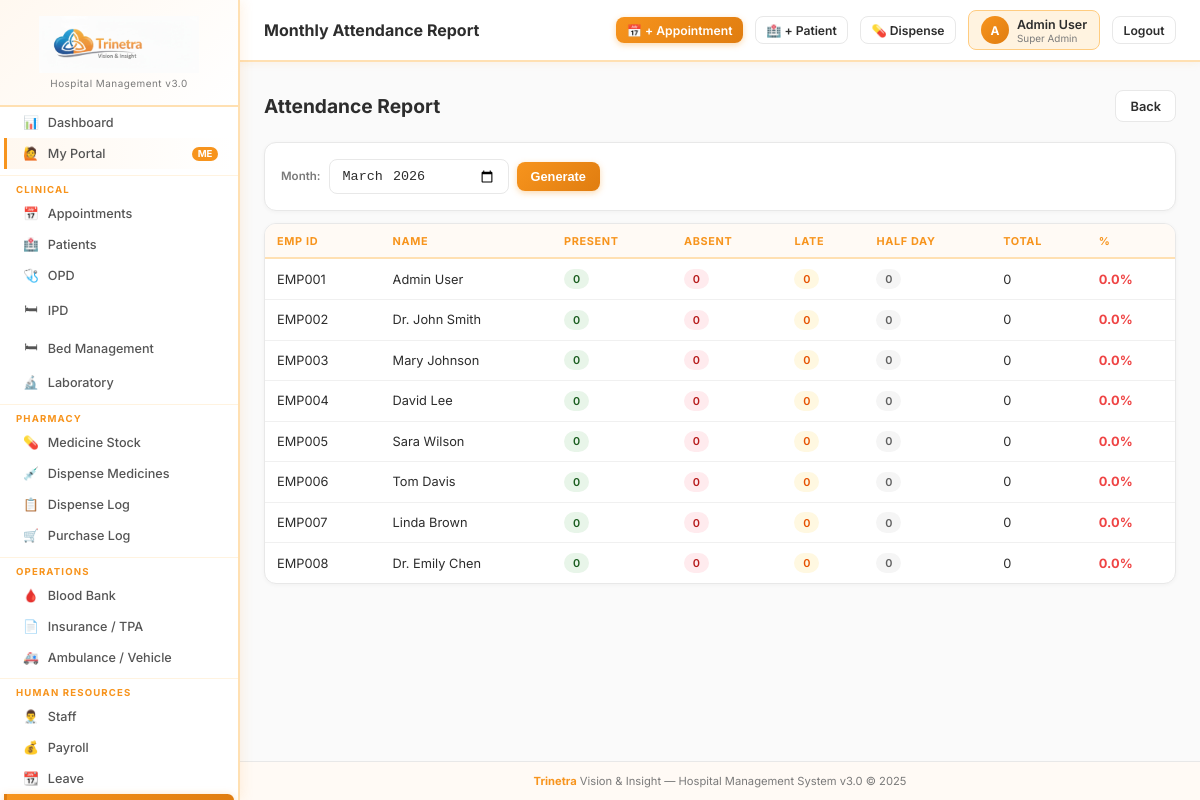
The app's page /hr/attendance/report (signed in) with its own data.
### tables this page shows
CREATE TABLE staff (
    id INTEGER PRIMARY KEY AUTOINCREMENT, employee_id TEXT UNIQUE,
    name TEXT NOT NULL, surname TEXT DEFAULT '', email TEXT UNIQUE,
    password TEXT DEFAULT '', phone TEXT DEFAULT '', mobileno TEXT DEFAULT '',
    gender TEXT DEFAULT '', dob TEXT DEFAULT '', blood_group TEXT DEFAULT '',
    date_of_joining TEXT DEFAULT '', address TEXT DEFAULT '',
    department INTEGER DEFAULT 0, designation INTEGER DEFAULT 0,
    qualification TEXT DEFAULT '', experience TEXT DEFAULT '',
    basic_salary REAL DEFAULT 0, bank_name TEXT DEFAULT '',
    bank_account TEXT DEFAULT '', emergency_contact TEXT DEFAULT '',
    note TEXT DEFAULT '', is_active INTEGER DEFAULT 1,
    created_at TEXT DEFAULT CURRENT_TIMESTAMP,
    FOREIGN KEY (department) REFERENCES department(id)
);

### app.py (the view)
@app.route('/hr/attendance/report')
@perm_required('hr_attendance','view')
def hr_attendance_report():
    month = request.args.get('month', date.today().strftime('%Y-%m'))
    rows = qdb("""SELECT staff.id,staff.employee_id,staff.name,staff.surname,
        SUM(CASE WHEN attendance.status='present' THEN 1 ELSE 0 END) as present_days,
        SUM(CASE WHEN attendance.status='absent' THEN 1 ELSE 0 END) as absent_days,
        SUM(CASE WHEN attendance.status='late' THEN 1 ELSE 0 END) as late_days,
        SUM(CASE WHEN attendance.status='half_day' THEN 1 ELSE 0 END) as half_days,
        COUNT(attendance.id) as total_marked
        FROM staff LEFT JOIN attendance ON attendance.staff_id=staff.id AND strftime('%Y-%m',attendance.date)=?
        WHERE staff.is_active=1 GROUP BY staff.id ORDER BY staff.employee_id""", (month,))
    return render_template('hr/attendance_report.html', records=rows, month=month)

### app.py (called while the page is built)
def get_db():
    db = getattr(g, '_database', None)
    if db is None:
        db = g._database = sqlite3.connect(DATABASE)
        db.row_factory = sqlite3.Row
        db.execute("PRAGMA foreign_keys = ON")
    return db

@app.teardown_appcontext
def close_connection(exception):
    db = getattr(g, '_database', None)
    if db is not None: db.close()

def qdb(query, args=(), one=False):
    cur = get_db().execute(query, args)
    rv = cur.fetchall()
    return (rv[0] if rv else None) if one else rv

def get_user(): return session.get('hospitaladmin', {})

def get_user_permissions():
    user = get_user()
    if not user: return {}
    if user.get('roles') == 'Super Admin':
        return {m: {'view':True,'add':True,'edit':True,'delete':True} for m in ALL_MODULES}
    role_id = user.get('role_id', 0)
    rows = qdb("SELECT module,can_view,can_add,can_edit,can_delete FROM role_permissions WHERE role_id=?", (role_id,))
    return {r['module']: {'view':bool(r['can_view']),'add':bool(r['can_add']),'edit':bool(r['can_edit']),'delete':bool(r['can_delete'])} for r in rows}

def perm_required(module, action='view'):
    def decorator(f):
        @wraps(f)
        def decorated(*args, **kwargs):
            if 'hospitaladmin' not in session:
                return redirect(url_for('login'))
            user = get_user()
            if user.get('roles') == 'Super Admin':
                return f(*args, **kwargs)
            perms = get_user_permissions()
            if not perms.get(module, {}).get(action):
                flash(f'Access denied: {action} permission required for {module}.', 'danger')
                return redirect(url_for('dashboard'))
            return f(*args, **kwargs)
        return decorated
    return decorator

@app.context_processor
def inject_globals():
    user = get_user()
    perms = get_user_permissions() if user else {}
    settings = {}
    if user:
        try:
            rows = qdb("SELECT name,value FROM sch_settings")
            settings = {r['name']: r['value'] for r in rows}
        except: pass
    return dict(current_user=type('U', (), user)() if user else None,
                user_perms=perms, settings=settings,
                ALL_MODULES=ALL_MODULES)

### templates/hr/attendance_report.html (shortened to what this page needs)
{% extends 'base.html' %}
{% block page_title %}Monthly Attendance Report{% endblock %}
{% block content %}
<div class="page-header"><div><h1>Attendance Report</h1></div><a href="{{ url_for('hr_attendance') }}" class="btn btn-secondary">Back</a></div>
<div class="card mb-3"><div class="card-body">
  <form method="GET" class="flex gap-2 items-center">
    <label class="form-label" style="margin:0;">Month:</label>
    <input type="month" name="month" class="form-control" value="{{ month }}" style="width:180px;">
    <button type="submit" class="btn btn-primary">Generate</button>
  </form>
</div></div>
<div class="card"><div class="card-body p-0"><div class="table-wrap"><table>
<thead><tr><th>Emp ID</th><th>Name</th><th>Present</th><th>Absent</th><th>Late</th><th>Half Day</th><th>Total</th><th>%</th></tr></thead>
<tbody>{% for r in records %}
{% set pct = (r.present_days/r.total_marked*100) if r.total_marked > 0 else 0 %}
<tr>
  <td>{{ r.employee_id }}</td><td>{{ r.name }} {{ r.surname }}</td>
  <td><span class="badge badge-success">{{ r.present_days }}</span></td>
  <td><span class="badge badge-danger">{{ r.absent_days }}</span></td>
  <td><span class="badge badge-warning">{{ r.late_days }}</span></td>
  <td><span class="badge badge-secondary">{{ r.half_days }}</span></td>
  <td>{{ r.total_marked }}</td>
  <td style="font-weight:700;color:{% if pct>=90 %}#10b981{% elif pct>=70 %}#f59e0b{% else %}#ef4444{% endif %}">{{ "%.1f"|format(pct) }}%</td>
</tr>{% else %}<tr><td colspan="8" class="text-center text-muted" style="padding:2rem">No attendance data for {{ month }}.</td></tr>{% endfor %}</tbody>
</table></div></div></div>
{% endblock %}

### templates/base.html (style rules this page uses)
:root { --brand-orange:#F7941D; --brand-orange-dark:#e07d10; --brand-orange-light:#FFF3E0; --brand-blue:#1565C0; --sidebar:#ffffff; --sidebar-border:#ffe0b2; --sidebar-hover:#fff8f0; --sidebar-active-bg:#F7941D; --sidebar-active-text:#ffffff; --topbar:#ffffff; --bg:#fafafa; --card:#ffffff; --border:#e8e8e8; --text:#2d2d2d; --muted:#7a7a7a; --primary:#F7941D; --primary-dark:#e07d10; --success:#2e7d32; --danger:#c62828; --warning:#e65100; --info:#0277bd; --purple:#6a1b9a; }
* { margin:0;padding:0;box-sizing:border-box; }
html,body { height:100%; }
body { font-family:'Inter',system-ui,sans-serif; background:var(--bg); color:var(--text); display:flex; min-height:100vh; overflow-x:hidden; }
.page-header { display:flex;align-items:center;justify-content:space-between; margin-bottom:1.25rem;flex-wrap:wrap;gap:.75rem; }
.page-header h1 { font-size:1.2rem;font-weight:700;color:var(--text); }
.card { background:var(--card); border:1px solid var(--border); border-radius:.75rem; overflow:hidden; margin-bottom:1rem; box-shadow:0 1px 4px rgba(0,0,0,.04); }
.card-body { padding:1rem; }
.card-body.p-0 { padding:0; }
.table-wrap { overflow-x:auto; }
table { width:100%;border-collapse:collapse;font-size:.8rem; }
thead tr { background:#fffaf5; }
th { padding:.6rem .75rem;text-align:left; font-size:.68rem;font-weight:700; color:var(--brand-orange); text-transform:uppercase;letter-spacing:.06em; white-space:nowrap; border-bottom:2px solid var(--sidebar-border); }
td { padding:.6rem .75rem;border-bottom:1px solid #f0f0f0;vertical-align:middle; }
tr:last-child td { border-bottom:none; }
.form-label { font-size:.72rem;font-weight:600;color:var(--muted); }
.form-control { padding:.5rem .75rem; border:1.5px solid var(--border); border-radius:.5rem; font-size:.84rem; width:100%; background:#fff; transition:.15s; color:var(--text); }
.btn { display:inline-flex;align-items:center;gap:.4rem; padding:.45rem .875rem;border-radius:.5rem; font-size:.8rem;font-weight:600;cursor:pointer; border:none;text-decoration:none;transition:.15s;white-space:nowrap; }
.btn-primary { background:linear-gradient(135deg,var(--brand-orange),var(--brand-orange-dark));color:#fff;box-shadow:0 2px 6px rgba(247,148,29,.35); }
.btn-secondary { background:#fff;color:var(--text);border:1.5px solid var(--border); }
.badge { display:inline-flex;align-items:center;gap:.25rem; padding:.2rem .55rem;border-radius:999px; font-size:.68rem;font-weight:600;white-space:nowrap; }
.badge-success { background:#e8f5e9;color:#1b5e20; }
.badge-danger { background:#ffebee;color:#b71c1c; }
.badge-warning { background:#fff8e1;color:#e65100; }
.badge-secondary { background:#f5f5f5;color:#616161; }
.flex { display:flex; }
.gap-2 { gap:.5rem; }
.items-center { align-items:center; }
.mb-3 { margin-bottom:.75rem; }

### records on screen
staff: employee_id "EMP001", name "Admin", surname "User", present_days "0", absent_days "0", late_days "0", half_days "0", total_marked "0", pct "0.0"
staff: employee_id "EMP002", name "Dr. John", surname "Smith", present_days "0", absent_days "0", late_days "0", half_days "0", total_marked "0", pct "0.0"
staff: employee_id "EMP003", name "Mary", surname "Johnson", present_days "0", absent_days "0", late_days "0", half_days "0", total_marked "0", pct "0.0"
staff: employee_id "EMP004", name "David", surname "Lee", present_days "0", absent_days "0", late_days "0", half_days "0", total_marked "0", pct "0.0"
staff: employee_id "EMP005", name "Sara", surname "Wilson", present_days "0", absent_days "0", late_days "0", half_days "0", total_marked "0", pct "0.0"
staff: employee_id "EMP006", name "Tom", surname "Davis", present_days "0", absent_days "0", late_days "0", half_days "0", total_marked "0", pct "0.0"
staff: employee_id "EMP007", name "Linda", surname "Brown", present_days "0", absent_days "0", late_days "0", half_days "0", total_marked "0", pct "0.0"
staff: employee_id "EMP008", name "Dr. Emily", surname "Chen", present_days "0", absent_days "0", late_days "0", half_days "0", total_marked "0", pct "0.0"

### other values on screen
{{ current_user.username[:1].upper() if current_user else 'U' }} "A"
{{ current_user.username if current_user else '' }} "Admin User"
{{ current_user.roles if current_user else '' }} "Super Admin"
